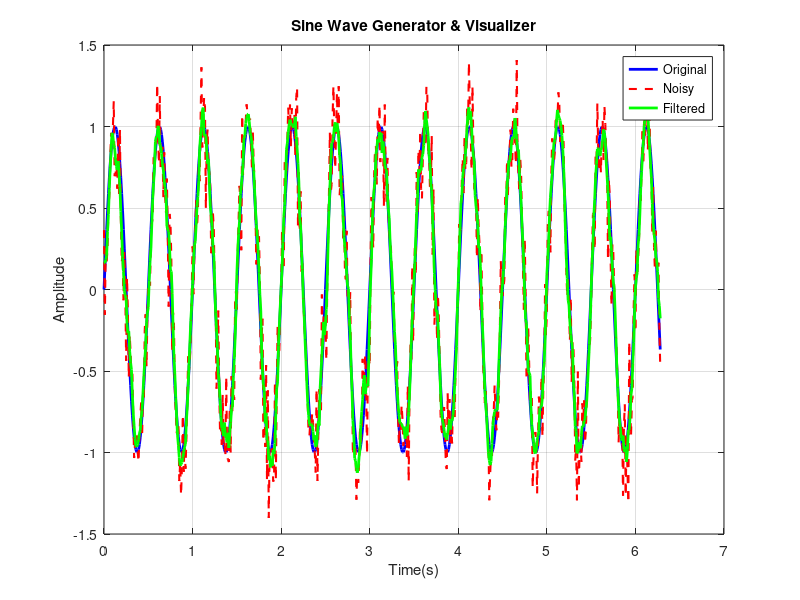

This figure's MATLAB source:
% time vector
t = 0:0.01:2*pi;

f=2;

amplitude=1;

y=amplitude*sin(2*pi*f*t);
y_noisy=y+0.2*randn(size(t));

figure;

plot(t,y,'b','LineWidth',2);
hold on;
plot(t,y_noisy,'r--','LineWidth',1.5);

xlabel('Time(s)');
ylabel('Amplitude');
title('Sine Wave Generator & Visualizer');
legend('Original','Noisy');
grid on;

y_filtered= movmean(y_noisy,5);
plot(t,y_filtered,'g','LineWidth',2);
legend('Original','Noisy','Filtered');

saveas(gcf,'SineWavePlot.png');